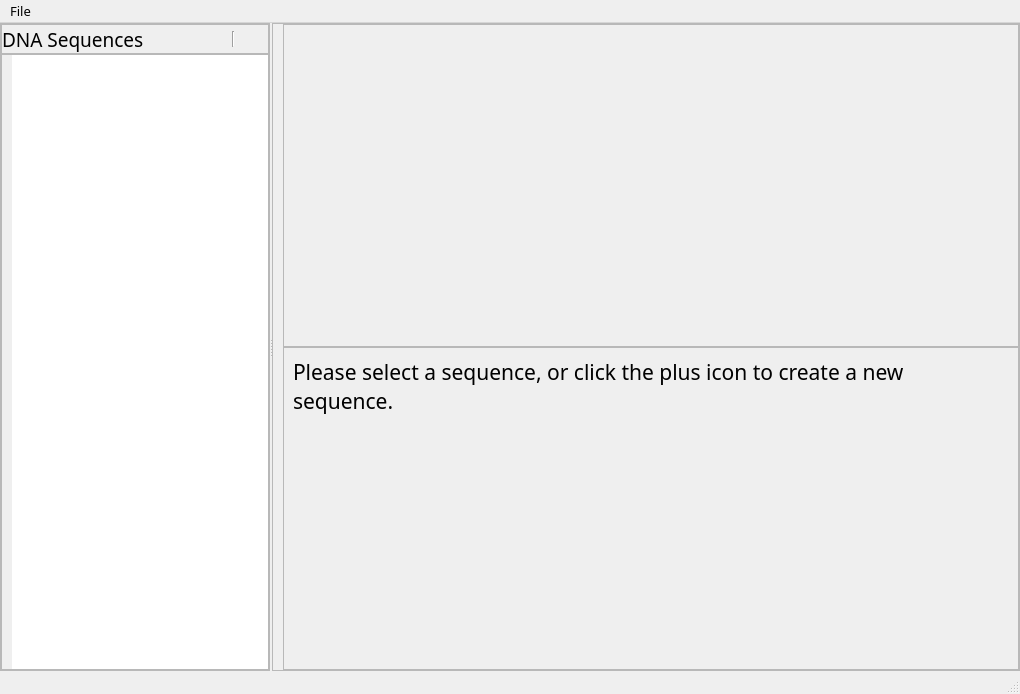
<?xml version="1.0" encoding="UTF-8"?>
<ui version="4.0">
 <class>SequenceView</class>
 <widget class="QMainWindow" name="SequenceView">
  <property name="geometry">
   <rect>
    <x>0</x>
    <y>0</y>
    <width>1020</width>
    <height>694</height>
   </rect>
  </property>
  <property name="minimumSize">
   <size>
    <width>800</width>
    <height>600</height>
   </size>
  </property>
  <property name="font">
   <font>
    <family>Cabin</family>
    <pointsize>10</pointsize>
   </font>
  </property>
  <property name="windowTitle">
   <string>Primer Designer - Sequence View</string>
  </property>
  <property name="windowIcon">
   <iconset resource="../../resources/AlignShop.qrc">
    <normaloff>:/icons/logo/align_shop_logo_256.png</normaloff>:/icons/logo/align_shop_logo_256.png</iconset>
  </property>
  <property name="styleSheet">
   <string notr="true">QMainWindow, QDialog, #body, #centralWidget, QScrollArea {
	background: #FFF;
}

QGroupBox, QFrame {
	border: 0;
}

QSplitter::handle {
	background: #EEE;
}
	
#mainHeader {
	background-color: QLinearGradient(x1: 0, y1: 0, x2: 0, y2: 1, stop: 0 #F7FAFE, stop: 0.5 #DCE7F5, stop: 1 #DCE7F5);
	color: #15428B;
	border-bottom: 1px solid #A0AFC3;
    font-size: 16pt;
    padding-top: 10px;
	padding-bottom: 10px;
}

#body {
	margin-top: -5px;
	padding-top: 5px;
}

#sideNav {
 	margin-left: 5px;
	margin-top: 5px;
   	padding-right: 5px;
}

#mainFrame {
	background: #FFF;
	border: 0;
 	margin: 5px;
}

#errorMessageGroup {
	background: #FFF3E8;
	border-bottom: 1px solid #FFA775;
}

PrimerListPanel, #primerList {
	margin-top: 5px;
    padding-top: 5px;
}

QDialogButtonBox {
	padding-right: 10px;
	background: red;
}

QDialogButtonBox QPushButton {
	width: 50px;
}

QStatusBar {
	background-color: QLinearGradient(x1: 0, y1: 0, x2: 0, y2: 1, stop: 0 #F7FAFE, stop: 0.5 #DCE7F5, stop: 1 #DCE7F5);
   	color: #15428B;
	font-size: 14pt;
	border: 1px solid #8DB2E3;
	margin-top: 5px;
}

QTextEdit, QLineEdit[frame=&quot;true&quot;], SequenceTextView, QSpinBox, QDoubleSpinBox {
	border-radius: 3px;
	selection-background-color: #CBE1FC;
	selection-color: #000;
	border: 1px solid #E3E9EF;
	border-top-color: #ABADB3;
}

QTextEdit:hover, QTextEdit:focus,  QLineEdit[frame=&quot;true&quot;]:hover,  QLineEdit[frame=&quot;true&quot;]:focus, SequenceTextView:hover, SequenceTextView:focus, QSpinBox:hover, QSpinBox:focus {
	border: 1px solid #C7E2F1;
	border-top-color: #5794BF;
}

/* Wizards */
#PrimerDesignWizard {
	background: #F7FAFE;	
}

QWizardPage {
	background: #FFF;
}

QWizardPage QPushButton {
	min-width:  30;
}

#primerParameterBlock {
	background: #FFF;
}

#ampliconGroupBox {
	border-right: 1px solid #EEE;
}

/* Buttons */
QPushButton {
	color: #000;
	background-color: QLinearGradient( x1: 0, y1: 0, x2: 0, y2: 1, stop: 0 #FCFCFC, stop: 0.1 #F2F2F2, stop: 0.49 #EBEBEB, stop: 0.5 #DDDDDD, stop: 0.9 #CFCFCF, stop: 1 #F3F3F3);
	border: 1px solid #707070;
	border-radius: 3;
	padding: 3px;
	font-size: 10pt;
	padding-left: 5px;
	padding-right: 5px;
	min-width: 50px;
	min-height: 16px;
}

QPushButton:focus
{
    background-color: QLinearGradient( x1: 0, y1: 0, x2: 0, y2: 1, stop: 0 #3ACDF2, stop: 0.1 #F2F2F2, stop: 0.49 #E8EFF3, stop: 0.5 #D4E3EA, stop: 0.9 #C4D7E2, stop: 1 #3ACDF2);
    border: 1px solid #3C7FB1;  
}

QPushButton[flat=&quot;false&quot;]:hover {
	background-color: QLinearGradient( x1: 0, y1: 0, x2: 0, y2: 1, stop: 0 #FAFDFE, stop: 0.1 #EAF6FD, stop: 0.49 #D9F0FC, stop: 0.5 #BEE6FD, stop: 0.9 #A7D9F5, stop: 1 #FAFDFE);
  	border-color: #3C7FB1;
}

QPushButton[flat=&quot;false&quot;]:pressed {
	background-color: QLinearGradient( x1: 0, y1: 0, x2: 0, y2: 1, stop: 0 #FAFDFE, stop: 0.1 #EAF6FD, stop: 0.49 #C4E5F6, stop: 0.5 #98D1EF, stop: 0.9 #68B3DB, stop: 1 #9ABACB);
	border-color: #2C628B;
}

/* Hack: flat = toolbar button behavior/appearance. */
QPushButton[flat=&quot;true&quot;] {
	background-color: rgba(255, 255, 255, 0);
	border: 0;
	min-width: 16px;
}

QPushButton[flat=&quot;true&quot;]:disabled {
	background: none;
}

QPushButton[flat=&quot;true&quot;]:hover, QPushButton[flat=&quot;true&quot;]:pressed {
	background-color: QLinearGradient( x1: 0, y1: 0, x2: 0, y2: 1, stop: 0 #FFFCF2, stop: 0.1 #FFFCF2, stop: 0.49 #FFF3CF, stop: 0.5 #FFECB5, stop: 1 #FFECB5);
	border: 1px solid #E5C365;
}

QPushButton[flat=&quot;true&quot;]:pressed {
	background-color: QLinearGradient( x1: 0, y1: 0, x2: 0, y2: 1, stop: 0 #FFECB5, stop: 0.1 #FFECB5, stop: 0.49 #FFECB5, stop: 0.5 #FFF3CF, stop: 1 #FFFCF2);
}

QPushButton:disabled {
	background-color: #F0F0F0;
	color: #AAA;
	border-color: #AAA;
}

/* Tables */
QTableView {
	selection-background-color: #FFF;
}

QTableView::item {
	border: 0px;
	padding: 5px;
}

QTableView::item:selected {
	background: QLinearGradient(x1: 0, y1: 0, X2: 0, y2: 1, stop: 0 #EBF4FD, stop: 0.1 #DCEBFC, stop: 0.9 #C1DBFC, stop: 1 #EBF4FD);
	border-top: 1px solid #7DA2CE;
	border-bottom: 1px solid #7DA2CE;
	color: #000;
}

QHeaderView {
	background: #FFF;
	border: 0;
	font-weight: normal;
}

QHeaderView::down-arrow, QHeaderView::up-arrow {
	image: url(:/icons/odd_size/sort_descending.png);
	width: 7px;
	height: 9px;
	subcontrol-position: top center;
}

QHeaderView::up-arrow {
	image: url(:/icons/odd_size/sort_ascending.png);
}

QHeaderView::section {
	color: #4C607A;
	font-weight: normal;
	padding: 5px;
	background: #FFF;
	border: 0;
	border-right: 1px solid QLinearGradient(x1: 0, y1: 0, X2: 0, y2: 1, stop: 0 #DFEAF7, stop: 0.5 #DFEAF7, stop: 1 #FFF);
}

/* Scroll Regions */
QScrollArea &gt; * &gt; * {
	background-color: #FFF;
}

QScrollBar {
	border: 0;
	background: #FFF;
	min-width: 18px;
	margin: 16px 0;
}

QScrollBar:horizontal {
	min-height: 18px;
	margin: 0 16px;
}

QScrollBar::handle, QScrollBar::add-line, QScrollBar::sub-line {
	border: 1px solid #979797;
	background: QLinearGradient(x1: 0, y1: 0, x2: 1, y2: 0, stop: 0 #F5F5F5, stop: 0.49 #E9E9EB, stop: 0.5 #E9E9EB, stop: 1 #C7C7CB);
	border-radius: 2px;
	min-height: 16px;
	min-width: 16px;
}

QScrollBar::handle:horizontal, QScrollBar::add-line:horizontal, QScrollBar::sub-line:horizontal {
	background: QLinearGradient(x1: 0, y1: 0, x2: 0, y2: 1, stop: 0 #F5F5F5, stop: 0.49 #E9E9EB, stop: 0.5 #E9E9EB, stop: 1 #C7C7CB);
}

QScrollBar::handle:horizontal:hover, QScrollBar::add-line:horizontal:hover, QScrollBar::sub-line:horizontal:hover  {
	background-color: QLinearGradient( x1: 0, y1: 0, x2: 0, y2: 1, stop: 0 #E8F1F5, stop: 0.1 #E8F1F5, stop: 0.49 #E8F1F5, stop: 0.5 #BFDBFF, stop: 1 #BFDBFF);
	border: 1px solid #3C7FB1;
}

QScrollBar::handle:vertical:hover, QScrollBar::add-line:vertical:hover, QScrollBar::sub-line:vertical:hover  {
	background-color: QLinearGradient( x1: 0, y1: 0, x2: 1, y2: 0, stop: 0 #E8F1F5, stop: 0.1 #E8F1F5, stop: 0.49 #E8F1F5, stop: 0.5 #BFDBFF, stop: 1 #BFDBFF);
	border: 1px solid #3C7FB1;
}

QScrollBar::add-line, QScrollBar::sub-line {
	height: 16px;
	width: 16px;
	subcontrol-origin: margin;
}

QScrollBar::add-line:horizontal {
	image: url(:/icons/16x16/actions/scroll_right.png);
	subcontrol-position: right;
}

QScrollBar::add-line:vertical {
	image: url(:/icons/16x16/actions/scroll_down.png);
	subcontrol-position: bottom;
}

QScrollBar::sub-line:horizontal {
	image: url(:/icons/16x16/actions/scroll_left.png);
	subcontrol-position: left;
}

QScrollBar::sub-line:vertical {
	image: url(:/icons/16x16/actions/scroll_up.png);
	subcontrol-position: top;
}

QScrollBar::up-arrow:vertical, QScrollBar::down-arrow:vertical {
	border:0;
}

QScrollBar::add-page, QScrollBar::sub-page {
	background: #979797;
}

/* QSpinBox */
 QSpinBox, QDoubleSpinBox {
     padding-right: 15px; /* make room for the arrows */
 }

 QSpinBox::up-button, QDoubleSpinBox::up-button {
     subcontrol-origin: border;
     subcontrol-position: top right; /* position at the top right corner */

     width: 16px; /* 16 + 2*1px border-width = 15px padding + 3px parent border */
     border-width: 1px;
 }

 QSpinBox::up-arrow, QDoubleSpinBox::up-arrow {
     image: url(:/icons/16x16/actions/scroll_up.png);
     width: 16px;
     height: 16px;
 }

 QSpinBox::up-arrow:disabled, QSpinBox::up-arrow:off,
 QDoubleSpinBox::up-arrow:disabled, QDoubleSpinBox::up-arrow:off { /* off state when value is max */
    image: none;
 }

 QSpinBox::down-button, QDoubleSpinBox::down-button {
     subcontrol-origin: border;
     subcontrol-position: bottom right; /* position at bottom right corner */

     width: 16px;
     border-width: 1px;
     border-top-width: 0;
 }
 
 QSpinBox::down-arrow, QDoubleSpinBox::down-arrow {
     image: url(:/icons/16x16/actions/scroll_down.png);
     width: 16px;
     height: 16px;
 }

 QSpinBox::down-arrow:disabled,
 QSpinBox::down-arrow:off, 
 QDoubleSpinBox::down-arrow:disabled, 
 QDoubleSpinBox::down-arrow:off { 
    image: none;
 }</string>
  </property>
  <widget class="QWidget" name="centralwidget">
   <layout class="QVBoxLayout" name="verticalLayout">
    <property name="spacing">
     <number>0</number>
    </property>
    <property name="margin">
     <number>0</number>
    </property>
    <item>
     <widget class="QSplitter" name="body">
      <property name="orientation">
       <enum>Qt::Horizontal</enum>
      </property>
      <property name="handleWidth">
       <number>2</number>
      </property>
      <property name="childrenCollapsible">
       <bool>false</bool>
      </property>
      <widget class="QFrame" name="sideNav">
       <property name="sizePolicy">
        <sizepolicy hsizetype="Fixed" vsizetype="Preferred">
         <horstretch>0</horstretch>
         <verstretch>0</verstretch>
        </sizepolicy>
       </property>
       <property name="minimumSize">
        <size>
         <width>250</width>
         <height>0</height>
        </size>
       </property>
       <property name="baseSize">
        <size>
         <width>250</width>
         <height>0</height>
        </size>
       </property>
       <property name="styleSheet">
        <string notr="true"/>
       </property>
       <property name="frameShape">
        <enum>QFrame::StyledPanel</enum>
       </property>
       <property name="frameShadow">
        <enum>QFrame::Raised</enum>
       </property>
       <layout class="QVBoxLayout" name="verticalLayout_2">
        <property name="spacing">
         <number>0</number>
        </property>
        <property name="margin">
         <number>0</number>
        </property>
        <item>
         <widget class="QFrame" name="dnaSequencesHeaderGroup">
          <property name="minimumSize">
           <size>
            <width>0</width>
            <height>30</height>
           </size>
          </property>
          <property name="baseSize">
           <size>
            <width>0</width>
            <height>100</height>
           </size>
          </property>
          <property name="frameShape">
           <enum>QFrame::StyledPanel</enum>
          </property>
          <property name="frameShadow">
           <enum>QFrame::Raised</enum>
          </property>
          <layout class="QHBoxLayout" name="horizontalLayout">
           <property name="spacing">
            <number>5</number>
           </property>
           <property name="leftMargin">
            <number>0</number>
           </property>
           <property name="topMargin">
            <number>0</number>
           </property>
           <property name="rightMargin">
            <number>2</number>
           </property>
           <property name="bottomMargin">
            <number>0</number>
           </property>
           <item>
            <widget class="HeaderLabel" name="dnaSequencesHeader">
             <property name="font">
              <font>
               <family>Cabin</family>
               <pointsize>14</pointsize>
              </font>
             </property>
             <property name="styleSheet">
              <string notr="true"/>
             </property>
             <property name="frameShape">
              <enum>QFrame::NoFrame</enum>
             </property>
             <property name="text">
              <string>DNA Sequences</string>
             </property>
             <property name="margin">
              <number>0</number>
             </property>
            </widget>
           </item>
           <item>
            <widget class="Line" name="line">
             <property name="maximumSize">
              <size>
               <width>16777215</width>
               <height>16</height>
              </size>
             </property>
             <property name="orientation">
              <enum>Qt::Vertical</enum>
             </property>
            </widget>
           </item>
           <item>
            <widget class="QPushButton" name="pushButton">
             <property name="minimumSize">
              <size>
               <width>26</width>
               <height>22</height>
              </size>
             </property>
             <property name="maximumSize">
              <size>
               <width>24</width>
               <height>24</height>
              </size>
             </property>
             <property name="font">
              <font>
               <family>Cabin</family>
               <pointsize>10</pointsize>
              </font>
             </property>
             <property name="toolTip">
              <string>Add New Sequence</string>
             </property>
             <property name="autoFillBackground">
              <bool>false</bool>
             </property>
             <property name="styleSheet">
              <string notr="true"/>
             </property>
             <property name="text">
              <string/>
             </property>
             <property name="icon">
              <iconset resource="../../resources/AlignShop.qrc">
               <normaloff>:/icons/16x16/actions/add.png</normaloff>:/icons/16x16/actions/add.png</iconset>
             </property>
             <property name="flat">
              <bool>true</bool>
             </property>
            </widget>
           </item>
          </layout>
         </widget>
        </item>
        <item>
         <widget class="QFrame" name="dnaSequenceFrame">
          <property name="frameShape">
           <enum>QFrame::StyledPanel</enum>
          </property>
          <property name="frameShadow">
           <enum>QFrame::Raised</enum>
          </property>
          <layout class="QHBoxLayout" name="horizontalLayout_2">
           <property name="spacing">
            <number>0</number>
           </property>
           <property name="leftMargin">
            <number>10</number>
           </property>
           <property name="topMargin">
            <number>0</number>
           </property>
           <property name="rightMargin">
            <number>0</number>
           </property>
           <property name="bottomMargin">
            <number>0</number>
           </property>
           <item>
            <widget class="QListView" name="listView">
             <property name="font">
              <font>
               <family>Cabin</family>
               <pointsize>10</pointsize>
              </font>
             </property>
             <property name="styleSheet">
              <string notr="true"/>
             </property>
             <property name="frameShape">
              <enum>QFrame::NoFrame</enum>
             </property>
             <property name="showDropIndicator" stdset="0">
              <bool>false</bool>
             </property>
             <property name="selectionMode">
              <enum>QAbstractItemView::SingleSelection</enum>
             </property>
            </widget>
           </item>
          </layout>
         </widget>
        </item>
       </layout>
      </widget>
      <widget class="QFrame" name="mainFrame">
       <property name="sizePolicy">
        <sizepolicy hsizetype="Preferred" vsizetype="Preferred">
         <horstretch>10</horstretch>
         <verstretch>0</verstretch>
        </sizepolicy>
       </property>
       <property name="font">
        <font>
         <family>Cabin</family>
         <pointsize>10</pointsize>
        </font>
       </property>
       <property name="styleSheet">
        <string notr="true"/>
       </property>
       <property name="frameShape">
        <enum>QFrame::StyledPanel</enum>
       </property>
       <property name="frameShadow">
        <enum>QFrame::Plain</enum>
       </property>
       <property name="lineWidth">
        <number>1</number>
       </property>
       <layout class="QVBoxLayout" name="verticalLayout_4">
        <property name="spacing">
         <number>0</number>
        </property>
        <property name="leftMargin">
         <number>10</number>
        </property>
        <property name="topMargin">
         <number>0</number>
        </property>
        <property name="rightMargin">
         <number>0</number>
        </property>
        <property name="bottomMargin">
         <number>0</number>
        </property>
        <item>
         <widget class="SequenceDetailsPanel" name="sequenceDetails">
          <property name="frameShape">
           <enum>QFrame::StyledPanel</enum>
          </property>
          <property name="frameShadow">
           <enum>QFrame::Raised</enum>
          </property>
         </widget>
        </item>
        <item>
         <widget class="QFrame" name="zeroItemsFrame">
          <property name="frameShape">
           <enum>QFrame::StyledPanel</enum>
          </property>
          <property name="frameShadow">
           <enum>QFrame::Raised</enum>
          </property>
          <layout class="QVBoxLayout" name="verticalLayout_5">
           <item>
            <widget class="QLabel" name="zeroItemsLabel">
             <property name="font">
              <font>
               <family>Cabin</family>
               <pointsize>16</pointsize>
              </font>
             </property>
             <property name="text">
              <string>Please select a sequence, or click the plus icon to create a new sequence.</string>
             </property>
             <property name="alignment">
              <set>Qt::AlignLeading|Qt::AlignLeft|Qt::AlignTop</set>
             </property>
             <property name="wordWrap">
              <bool>true</bool>
             </property>
            </widget>
           </item>
          </layout>
         </widget>
        </item>
       </layout>
      </widget>
     </widget>
    </item>
   </layout>
  </widget>
  <widget class="QMenuBar" name="menubar">
   <property name="geometry">
    <rect>
     <x>0</x>
     <y>0</y>
     <width>1020</width>
     <height>27</height>
    </rect>
   </property>
   <widget class="QMenu" name="menuFile">
    <property name="title">
     <string>File</string>
    </property>
    <addaction name="actionOpen"/>
    <addaction name="action_Save"/>
    <addaction name="actionSave_As"/>
    <addaction name="separator"/>
    <addaction name="actionExit"/>
   </widget>
   <addaction name="menuFile"/>
  </widget>
  <widget class="QStatusBar" name="statusbar"/>
  <action name="actionOpen">
   <property name="text">
    <string>&amp;Open</string>
   </property>
   <property name="shortcut">
    <string>Ctrl+O</string>
   </property>
  </action>
  <action name="actionExit">
   <property name="text">
    <string>E&amp;xit</string>
   </property>
   <property name="shortcut">
    <string>Ctrl+Q</string>
   </property>
  </action>
  <action name="action_Save">
   <property name="text">
    <string>&amp;Save</string>
   </property>
   <property name="shortcut">
    <string>Ctrl+S</string>
   </property>
  </action>
  <action name="actionSave_As">
   <property name="text">
    <string>Save As</string>
   </property>
  </action>
 </widget>
 <customwidgets>
  <customwidget>
   <class>SequenceDetailsPanel</class>
   <extends>QFrame</extends>
   <header>forms/PrimerDesign/SequenceDetailsPanel.h</header>
   <container>1</container>
  </customwidget>
  <customwidget>
   <class>HeaderLabel</class>
   <extends>QLabel</extends>
   <header>forms/PrimerDesign/Labels.h</header>
  </customwidget>
 </customwidgets>
 <resources>
  <include location="../../resources/AlignShop.qrc"/>
 </resources>
 <connections>
  <connection>
   <sender>pushButton</sender>
   <signal>clicked()</signal>
   <receiver>SequenceView</receiver>
   <slot>onAddSequenceClicked()</slot>
   <hints>
    <hint type="sourcelabel">
     <x>106</x>
     <y>563</y>
    </hint>
    <hint type="destinationlabel">
     <x>6</x>
     <y>582</y>
    </hint>
   </hints>
  </connection>
  <connection>
   <sender>actionOpen</sender>
   <signal>triggered()</signal>
   <receiver>SequenceView</receiver>
   <slot>onFileOpenClicked()</slot>
   <hints>
    <hint type="sourcelabel">
     <x>-1</x>
     <y>-1</y>
    </hint>
    <hint type="destinationlabel">
     <x>454</x>
     <y>292</y>
    </hint>
   </hints>
  </connection>
  <connection>
   <sender>action_Save</sender>
   <signal>triggered()</signal>
   <receiver>SequenceView</receiver>
   <slot>save()</slot>
   <hints>
    <hint type="sourcelabel">
     <x>-1</x>
     <y>-1</y>
    </hint>
    <hint type="destinationlabel">
     <x>454</x>
     <y>292</y>
    </hint>
   </hints>
  </connection>
  <connection>
   <sender>actionSave_As</sender>
   <signal>triggered()</signal>
   <receiver>SequenceView</receiver>
   <slot>saveAs()</slot>
   <hints>
    <hint type="sourcelabel">
     <x>-1</x>
     <y>-1</y>
    </hint>
    <hint type="destinationlabel">
     <x>454</x>
     <y>292</y>
    </hint>
   </hints>
  </connection>
  <connection>
   <sender>actionExit</sender>
   <signal>triggered()</signal>
   <receiver>SequenceView</receiver>
   <slot>close()</slot>
   <hints>
    <hint type="sourcelabel">
     <x>-1</x>
     <y>-1</y>
    </hint>
    <hint type="destinationlabel">
     <x>454</x>
     <y>292</y>
    </hint>
   </hints>
  </connection>
 </connections>
 <slots>
  <slot>onAddSequenceClicked()</slot>
  <slot>onSelectedItemChanged(QModelIndex)</slot>
  <slot>onSequenceNameValueEdited()</slot>
  <slot>onListItemPressed(QModelIndex)</slot>
  <slot>onSequenceNotesValueEdited()</slot>
  <slot>onFileOpenClicked()</slot>
  <slot>save()</slot>
  <slot>saveAs()</slot>
 </slots>
</ui>
